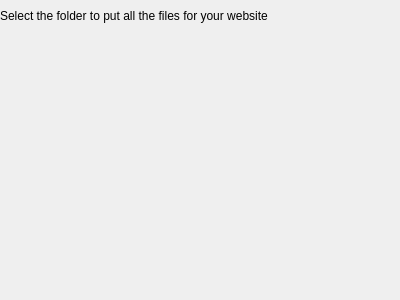
<?xml version="1.0" encoding="UTF-8"?>
<ui version="4.0">
 <class>WebsitePublishFilesystemDeployOptionsPage</class>
 <widget class="QWizardPage" name="WebsitePublishFilesystemDeployOptionsPage">
  <property name="geometry">
   <rect>
    <x>0</x>
    <y>0</y>
    <width>400</width>
    <height>300</height>
   </rect>
  </property>
  <property name="windowTitle">
   <string>WizardPage</string>
  </property>
  <property name="title">
   <string>Filesystem Publishing Options</string>
  </property>
  <property name="subTitle">
   <string>&lt;p&gt;&amp;nbsp;&lt;/p&gt;</string>
  </property>
  <layout class="QVBoxLayout" name="verticalLayout">
   <property name="leftMargin">
    <number>0</number>
   </property>
   <property name="topMargin">
    <number>9</number>
   </property>
   <property name="rightMargin">
    <number>0</number>
   </property>
   <property name="bottomMargin">
    <number>0</number>
   </property>
   <item>
    <widget class="QLabel" name="label">
     <property name="text">
      <string>Select the folder to put all the files for your website</string>
     </property>
    </widget>
   </item>
   <item>
    <widget class="FolderSelectWidget" name="folderSelectWidget" native="true"/>
   </item>
   <item>
    <spacer name="verticalSpacer">
     <property name="orientation">
      <enum>Qt::Vertical</enum>
     </property>
     <property name="sizeHint" stdset="0">
      <size>
       <width>20</width>
       <height>40</height>
      </size>
     </property>
    </spacer>
   </item>
  </layout>
 </widget>
 <customwidgets>
  <customwidget>
   <class>FolderSelectWidget</class>
   <extends>QWidget</extends>
   <header>folderselectwidget.h</header>
  </customwidget>
 </customwidgets>
 <resources/>
 <connections/>
</ui>
